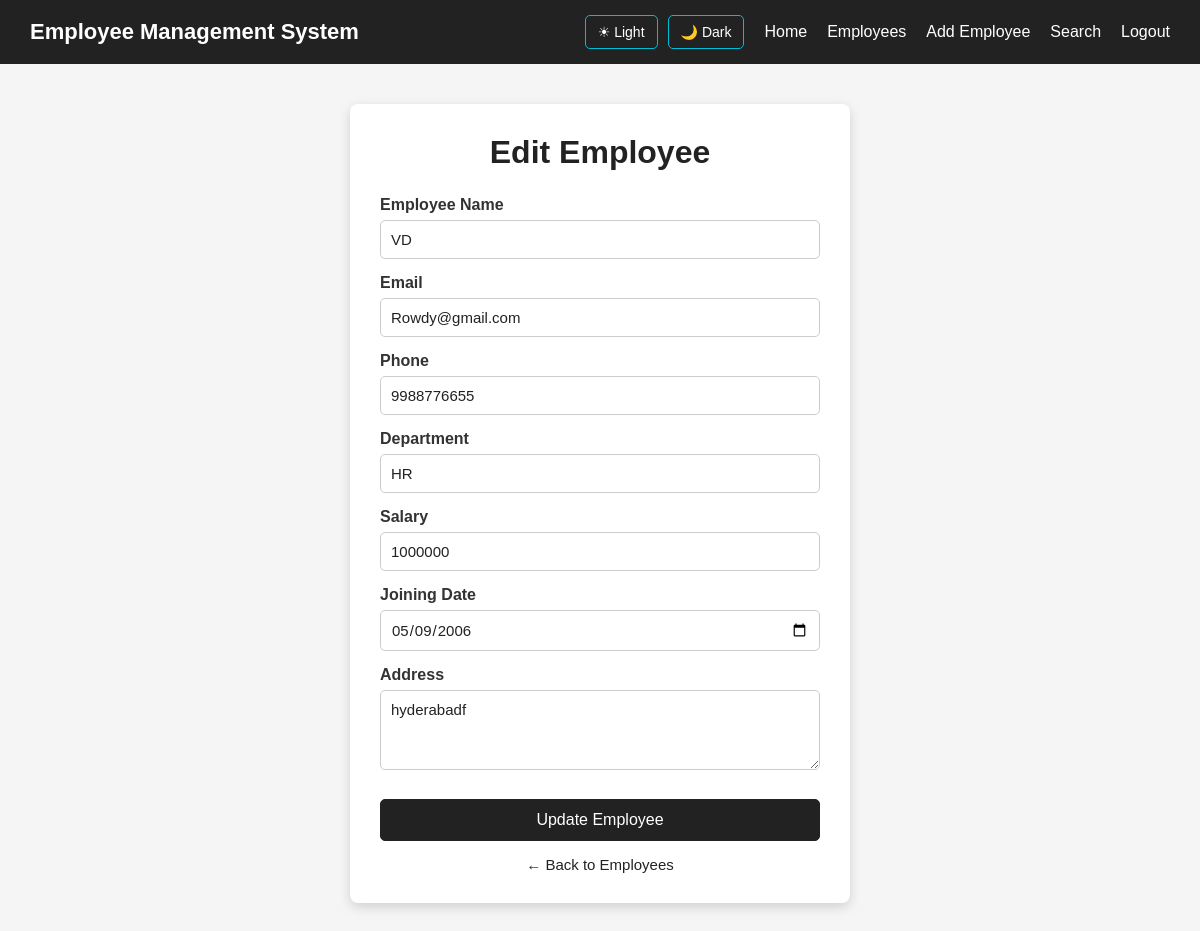
/edit-employee/3 (signed in), run on the app's committed database.
### tables this page shows
CREATE TABLE employees (
            id INTEGER PRIMARY KEY AUTOINCREMENT,
            name TEXT NOT NULL,
            email TEXT NOT NULL,
            phone TEXT NOT NULL,
            department TEXT NOT NULL,
            salary INTEGER NOT NULL,
            joining_date TEXT NOT NULL,
            address TEXT

        );

### server.py (the view, shortened to what this page needs)
@app.route("/edit-employee/<int:id>", methods=["GET"])
def edit_employee_page(id):
    if not login_required():
        return redirect("/login")
    connection = get_database_connection()
    cursor = connection.cursor()
    cursor.execute("""
        SELECT *
        FROM employees
        WHERE id = ?
    """,
    (
        id,
    ))
    employee = cursor.fetchone()
    connection.close()
    theme = request.cookies.get(
        "theme",
        "light"
    )
    return render_template(
        "edit-employee.html",
        employee=employee,
        theme=theme
    )

### server.py (called while the page is built)
def get_database_connection():
    connection=sqlite3.connect("users.db")
    connection.row_factory=sqlite3.Row
    return connection

def login_required():
    return "user_id" in session

### templates/edit-employee.html (shortened to what this page needs)
<!DOCTYPE html>
<html lang="en">
<head>
</head>
<body class="{{ theme }}">
    <nav class="navbar">
        <div class="logo">
            Employee Management System
        </div>
        <div class="theme-buttons">
            <a href="/set-theme/light">
                ☀ Light
            </a>
            <a href="/set-theme/dark">
                🌙 Dark
            </a>
        </div>
        <ul class="nav-links">
            <li>
                <a href="/"> Home</a>
            </li>
            <li>
                <a href="/employees"> Employees</a>
            </li>
            <li>
                <a href="/add-employee">Add Employee</a>
            </li>
            <li>
                <a href="/search">Search</a>
            </li>
                <li>
                    <a href="/logout">Logout</a>
                </li>
        </ul>
    </nav>
    <div class="container">
        <h1>Edit Employee</h1>
        <form
           action="/edit-employee/{{ employee['id'] }}"
           method="POST">
            <label> Employee Name</label>
            <input type="text" name="name" value="{{ employee['name'] }}" required >
            <label>Email</label>
            <input type="email" name="email" value="{{ employee['email'] }}" required>
            <label>Phone </label>
            <input type="text" name="phone" value="{{ employee['phone'] }}" required>
            <label>Department</label>
            <input type="text" name="department" value="{{ employee['department'] }}" required>
            <label>Salary </label>
            <input type="number" name="salary" value="{{ employee['salary'] }}" required>
            <label> Joining Date</label>
            <input type="date" name="joining_date" value="{{ employee['joining_date'] }}" required>
            <label>Address </label>
            <textarea name="address" required>{{ employee['address'] or '' }}</textarea>
            <button type="submit" class="update-btn">Update Employee</button>
        </form>
        <a href="/employees"
            class="back-btn">
            ← Back to Employees
        </a>
    </div>
</body>
</html>

### templates/edit-employee.html (style rules this page uses)
* { margin: 0; padding: 0; box-sizing: border-box; }
body { font-family: Arial, sans-serif; min-height: 100vh; transition: background-color 0.3s, color 0.3s; }
body.light { background-color: #f5f5f5; color: #222; }
body.light .container { background-color: white; color: #222; }
body.light h1 { color: #222; }
body.light input, body.light textarea { background-color: white; color: #222; border: 1px solid #ccc; }
body.light label { color: #333; }
.navbar { background-color: #222; padding: 15px 30px; display: flex; align-items: center; flex-wrap: wrap; gap: 15px; }
.logo { color: white; font-size: 22px; font-weight: bold; margin-right: auto; }
.nav-links { display: flex; align-items: center; list-style: none; gap: 20px; flex-wrap: wrap; }
.nav-links a { color: white; text-decoration: none; font-size: 16px; transition: 0.3s; }
.theme-buttons { display: flex; align-items: center; gap: 10px; margin-right: 5px; }
.theme-buttons a { color: white; text-decoration: none; border: 1px solid #00bcd4; padding: 8px 12px; border-radius: 5px; font-size: 14px; transition: 0.3s; }
.container { width: 500px; max-width: 90%; margin: 40px auto; padding: 30px; background-color: white; border-radius: 8px; box-shadow: 0 4px 12px rgba(0, 0, 0, 0.15); transition: background-color 0.3s, color 0.3s; }
h1 { text-align: center; color: #222; margin-bottom: 25px; }
form { width: 100%; }
label { display: block; margin-top: 15px; margin-bottom: 6px; font-weight: bold; color: #333; }
input,textarea { width: 100%; padding: 10px; border: 1px solid #aaa; border-radius: 5px; font-size: 15px; font-family: Arial, sans-serif; outline: none; transition: background-color 0.3s, color 0.3s, border-color 0.3s; }
textarea { height: 80px; resize: vertical; }
.update-btn { width: 100%; padding: 11px; margin-top: 25px; background-color: #222; color: white; border: 1px solid #222; border-radius: 5px; font-size: 16px; cursor: pointer; transition: 0.3s; }
.back-btn { display: block; text-align: center; margin-top: 15px; color: #222; text-decoration: none; font-size: 15px; transition: 0.3s; }

### data on the page
employees: name "VD", email "Rowdy@gmail.com", phone "9988776655", department "HR", salary "1000000", joining_date "05/09/2006", address "hyderabadf"
